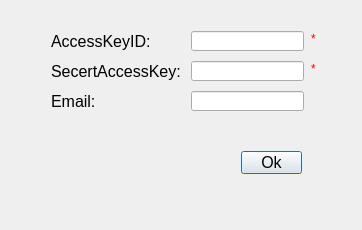
<?xml version="1.0" encoding="UTF-8"?>
<ui version="4.0">
 <class>LoginDialog</class>
 <widget class="QDialog" name="LoginDialog">
  <property name="geometry">
   <rect>
    <x>0</x>
    <y>0</y>
    <width>362</width>
    <height>230</height>
   </rect>
  </property>
  <property name="windowTitle">
   <string>Dialog</string>
  </property>
  <layout class="QVBoxLayout" name="verticalLayout">
   <item>
    <widget class="QStackedWidget" name="stackedWidget">
     <property name="font">
      <font>
       <pointsize>12</pointsize>
      </font>
     </property>
     <property name="currentIndex">
      <number>0</number>
     </property>
     <widget class="QWidget" name="loginPage">
      <widget class="QLabel" name="secertIdLabel">
       <property name="geometry">
        <rect>
         <x>40</x>
         <y>20</y>
         <width>131</width>
         <height>21</height>
        </rect>
       </property>
       <property name="text">
        <string>AccessKeyID:</string>
       </property>
      </widget>
      <widget class="QLabel" name="secertKeyLabel">
       <property name="geometry">
        <rect>
         <x>40</x>
         <y>50</y>
         <width>131</width>
         <height>21</height>
        </rect>
       </property>
       <property name="text">
        <string>SecertAccessKey:</string>
       </property>
      </widget>
      <widget class="QLineEdit" name="secertIdLineEdit">
       <property name="geometry">
        <rect>
         <x>180</x>
         <y>20</y>
         <width>113</width>
         <height>20</height>
        </rect>
       </property>
       <property name="clearButtonEnabled">
        <bool>false</bool>
       </property>
      </widget>
      <widget class="QLabel" name="label">
       <property name="geometry">
        <rect>
         <x>40</x>
         <y>80</y>
         <width>131</width>
         <height>20</height>
        </rect>
       </property>
       <property name="text">
        <string>Email:</string>
       </property>
      </widget>
      <widget class="QLineEdit" name="accountLineEdit">
       <property name="geometry">
        <rect>
         <x>180</x>
         <y>80</y>
         <width>113</width>
         <height>20</height>
        </rect>
       </property>
      </widget>
      <widget class="QLineEdit" name="secertKeyLineEdit">
       <property name="geometry">
        <rect>
         <x>180</x>
         <y>50</y>
         <width>113</width>
         <height>20</height>
        </rect>
       </property>
      </widget>
      <widget class="QPushButton" name="nextButton_1">
       <property name="geometry">
        <rect>
         <x>230</x>
         <y>140</y>
         <width>61</width>
         <height>23</height>
        </rect>
       </property>
       <property name="text">
        <string>Ok</string>
       </property>
      </widget>
      <widget class="QLabel" name="errorLabel">
       <property name="geometry">
        <rect>
         <x>10</x>
         <y>180</y>
         <width>191</width>
         <height>21</height>
        </rect>
       </property>
       <property name="font">
        <font>
         <pointsize>13</pointsize>
        </font>
       </property>
       <property name="styleSheet">
        <string notr="true">color: rgb(255, 0, 0);</string>
       </property>
       <property name="text">
        <string/>
       </property>
      </widget>
      <widget class="QLabel" name="label_2">
       <property name="geometry">
        <rect>
         <x>300</x>
         <y>20</y>
         <width>16</width>
         <height>16</height>
        </rect>
       </property>
       <property name="styleSheet">
        <string notr="true">color: rgb(255, 0, 0);</string>
       </property>
       <property name="text">
        <string>*</string>
       </property>
      </widget>
      <widget class="QLabel" name="label_7">
       <property name="geometry">
        <rect>
         <x>300</x>
         <y>50</y>
         <width>16</width>
         <height>16</height>
        </rect>
       </property>
       <property name="styleSheet">
        <string notr="true">color: rgb(255, 0, 0);</string>
       </property>
       <property name="text">
        <string>*</string>
       </property>
      </widget>
     </widget>
     <widget class="QWidget" name="googleLoginPage">
      <widget class="QLineEdit" name="accountLineEdit_1">
       <property name="geometry">
        <rect>
         <x>150</x>
         <y>40</y>
         <width>141</width>
         <height>20</height>
        </rect>
       </property>
      </widget>
      <widget class="QLabel" name="label_8">
       <property name="geometry">
        <rect>
         <x>40</x>
         <y>40</y>
         <width>111</width>
         <height>20</height>
        </rect>
       </property>
       <property name="text">
        <string>Email:</string>
       </property>
      </widget>
      <widget class="QLabel" name="label_10">
       <property name="geometry">
        <rect>
         <x>40</x>
         <y>70</y>
         <width>111</width>
         <height>20</height>
        </rect>
       </property>
       <property name="text">
        <string>Private key:</string>
       </property>
      </widget>
      <widget class="QPushButton" name="importButton">
       <property name="geometry">
        <rect>
         <x>150</x>
         <y>70</y>
         <width>61</width>
         <height>21</height>
        </rect>
       </property>
       <property name="text">
        <string>import</string>
       </property>
      </widget>
      <widget class="QLabel" name="jsonLabel">
       <property name="geometry">
        <rect>
         <x>150</x>
         <y>110</y>
         <width>161</width>
         <height>21</height>
        </rect>
       </property>
       <property name="text">
        <string/>
       </property>
      </widget>
      <widget class="QPushButton" name="nextButton_3">
       <property name="geometry">
        <rect>
         <x>230</x>
         <y>150</y>
         <width>61</width>
         <height>23</height>
        </rect>
       </property>
       <property name="text">
        <string>Ok</string>
       </property>
      </widget>
      <widget class="QLabel" name="errorLabel_3">
       <property name="geometry">
        <rect>
         <x>30</x>
         <y>180</y>
         <width>191</width>
         <height>21</height>
        </rect>
       </property>
       <property name="font">
        <font>
         <pointsize>13</pointsize>
        </font>
       </property>
       <property name="styleSheet">
        <string notr="true">color: rgb(255, 0, 0);</string>
       </property>
       <property name="text">
        <string/>
       </property>
      </widget>
     </widget>
     <widget class="QWidget" name="bucketPage">
      <widget class="QLabel" name="label_3">
       <property name="geometry">
        <rect>
         <x>10</x>
         <y>10</y>
         <width>221</width>
         <height>16</height>
        </rect>
       </property>
       <property name="font">
        <font>
         <pointsize>12</pointsize>
        </font>
       </property>
       <property name="text">
        <string>Create a default bucket:</string>
       </property>
      </widget>
      <widget class="QLineEdit" name="bucketLineEdit">
       <property name="geometry">
        <rect>
         <x>160</x>
         <y>54</y>
         <width>141</width>
         <height>22</height>
        </rect>
       </property>
      </widget>
      <widget class="QLabel" name="label_4">
       <property name="geometry">
        <rect>
         <x>42</x>
         <y>110</y>
         <width>112</width>
         <height>22</height>
        </rect>
       </property>
       <property name="text">
        <string>Storage Class:</string>
       </property>
       <property name="alignment">
        <set>Qt::AlignLeading|Qt::AlignLeft|Qt::AlignVCenter</set>
       </property>
      </widget>
      <widget class="QComboBox" name="storageClasscomboBox">
       <property name="geometry">
        <rect>
         <x>160</x>
         <y>110</y>
         <width>141</width>
         <height>22</height>
        </rect>
       </property>
       <property name="font">
        <font>
         <pointsize>12</pointsize>
        </font>
       </property>
       <property name="toolTip">
        <string>&lt;html&gt;&lt;head/&gt;&lt;body&gt;&lt;p&gt;&lt;span style=&quot; font-size:10pt;&quot;&gt;&amp;quot;standard&amp;quot; is for data frequently accessed,&amp;quot;standard-IA&amp;quot; is for data infrequently accessed with low cost and poor performance.&lt;/span&gt;&lt;/p&gt;&lt;/body&gt;&lt;/html&gt;</string>
       </property>
       <item>
        <property name="text">
         <string>STANDARD</string>
        </property>
       </item>
       <item>
        <property name="text">
         <string>STANDARD-IA</string>
        </property>
       </item>
      </widget>
      <widget class="QLabel" name="label_5">
       <property name="geometry">
        <rect>
         <x>42</x>
         <y>54</y>
         <width>112</width>
         <height>22</height>
        </rect>
       </property>
       <property name="text">
        <string>BucketName:</string>
       </property>
       <property name="alignment">
        <set>Qt::AlignLeading|Qt::AlignLeft|Qt::AlignVCenter</set>
       </property>
      </widget>
      <widget class="QComboBox" name="regionComboBox">
       <property name="geometry">
        <rect>
         <x>160</x>
         <y>82</y>
         <width>141</width>
         <height>22</height>
        </rect>
       </property>
       <item>
        <property name="text">
         <string>Asia</string>
        </property>
       </item>
      </widget>
      <widget class="QLabel" name="label_6">
       <property name="geometry">
        <rect>
         <x>42</x>
         <y>82</y>
         <width>112</width>
         <height>22</height>
        </rect>
       </property>
       <property name="text">
        <string>Region:</string>
       </property>
       <property name="alignment">
        <set>Qt::AlignLeading|Qt::AlignLeft|Qt::AlignVCenter</set>
       </property>
      </widget>
      <widget class="QPushButton" name="preButton">
       <property name="geometry">
        <rect>
         <x>190</x>
         <y>170</y>
         <width>51</width>
         <height>23</height>
        </rect>
       </property>
       <property name="text">
        <string>Pre</string>
       </property>
      </widget>
      <widget class="QPushButton" name="nextButton_2">
       <property name="geometry">
        <rect>
         <x>250</x>
         <y>170</y>
         <width>51</width>
         <height>23</height>
        </rect>
       </property>
       <property name="text">
        <string>Next</string>
       </property>
      </widget>
      <widget class="QLabel" name="errorLabel_2">
       <property name="geometry">
        <rect>
         <x>40</x>
         <y>150</y>
         <width>261</width>
         <height>16</height>
        </rect>
       </property>
       <property name="styleSheet">
        <string notr="true">color: rgb(255, 0, 0);</string>
       </property>
       <property name="text">
        <string/>
       </property>
      </widget>
      <widget class="QLabel" name="label_9">
       <property name="geometry">
        <rect>
         <x>310</x>
         <y>51</y>
         <width>20</width>
         <height>21</height>
        </rect>
       </property>
       <property name="styleSheet">
        <string notr="true">color: rgb(255, 0, 0);</string>
       </property>
       <property name="text">
        <string>*</string>
       </property>
      </widget>
     </widget>
    </widget>
   </item>
  </layout>
 </widget>
 <tabstops>
  <tabstop>secertIdLineEdit</tabstop>
  <tabstop>secertKeyLineEdit</tabstop>
  <tabstop>accountLineEdit</tabstop>
  <tabstop>nextButton_1</tabstop>
  <tabstop>accountLineEdit_1</tabstop>
  <tabstop>importButton</tabstop>
  <tabstop>nextButton_3</tabstop>
  <tabstop>bucketLineEdit</tabstop>
  <tabstop>regionComboBox</tabstop>
  <tabstop>storageClasscomboBox</tabstop>
  <tabstop>preButton</tabstop>
  <tabstop>nextButton_2</tabstop>
 </tabstops>
 <resources/>
 <connections/>
</ui>
